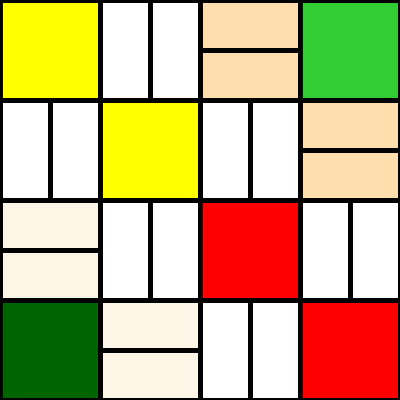
Frame 1 (no input)
Frame 60 (the mouse pressed at the canvas centre just before this capture): identical to frame 1, image omitted
Frame 120 (the mouse held since frame 60 and released just before this capture): identical to frame 1, image omitted

The Processing sketch that drew this single still picture (run headless with seeded random() and noise(); from frame 60 on, the mouse is pressed at the canvas centre):

// Processing sketch: processing_68723
// ── processing_68723.pde

/*
Chad Horton
9/5/2012
Dynamic Web Graphics
Mondrian Assignment
*/

void setup()
{
size(400,400);
stroke(0);
strokeWeight(5);
background(240,230,140);
}
void draw()
{
  fill (255,255,0);
 mysquares(0,0); 
 fill(255,0,0);
 mysquares(200,200);
 fill(255);
 //*****************
 mybars(100,0);
 mybars(0,100);
 //*****************
 mybars(100,200);
 mybars(200,100);
 //*****************
 mybars(200,300);
 mybars(300,200);
 //*****************
 fill(255,222,173);
 myhbars(200,0);
 fill(255);
 fill(253,245,230);
 myhbars(0,200);
 fill(255);
 //*****************
 fill(255,222,173);
 myhbars(300,100);
 fill(255);
 fill(253,245,230);
 myhbars(100,300);
 fill(255);
 //*****************
 fill(50,205,50);
 mysquare(300,0);
 fill(0,100,0);
 mysquare(0,300);
 fill(255);
}

void mysquares(int x, int y)
{
 quad(x,y,x+100,y,x+100,y+100,x,y+100);
 quad(x+100,y+100,x+200,y+100,x+200,y+200,x+100,y+200);
}
void mybars(int r,int i)
{
 quad(i,r,i+50,r,i+50,r+100,i,r+100); 
 quad(i+50,r,i+100,r,i+100,r+100,i+50,r+100);
}
void myhbars(int a, int b)
{
 quad(a,b,a,b+50,a+100,b+50,a+100,b); 
 quad(a,b+50,a,b+100,a+100,b+100,a+100,b+50);
}
void mysquare(int c, int d)
{
 quad(c,d,c+100,d,c+100,d+100,c,d+100); 
}
